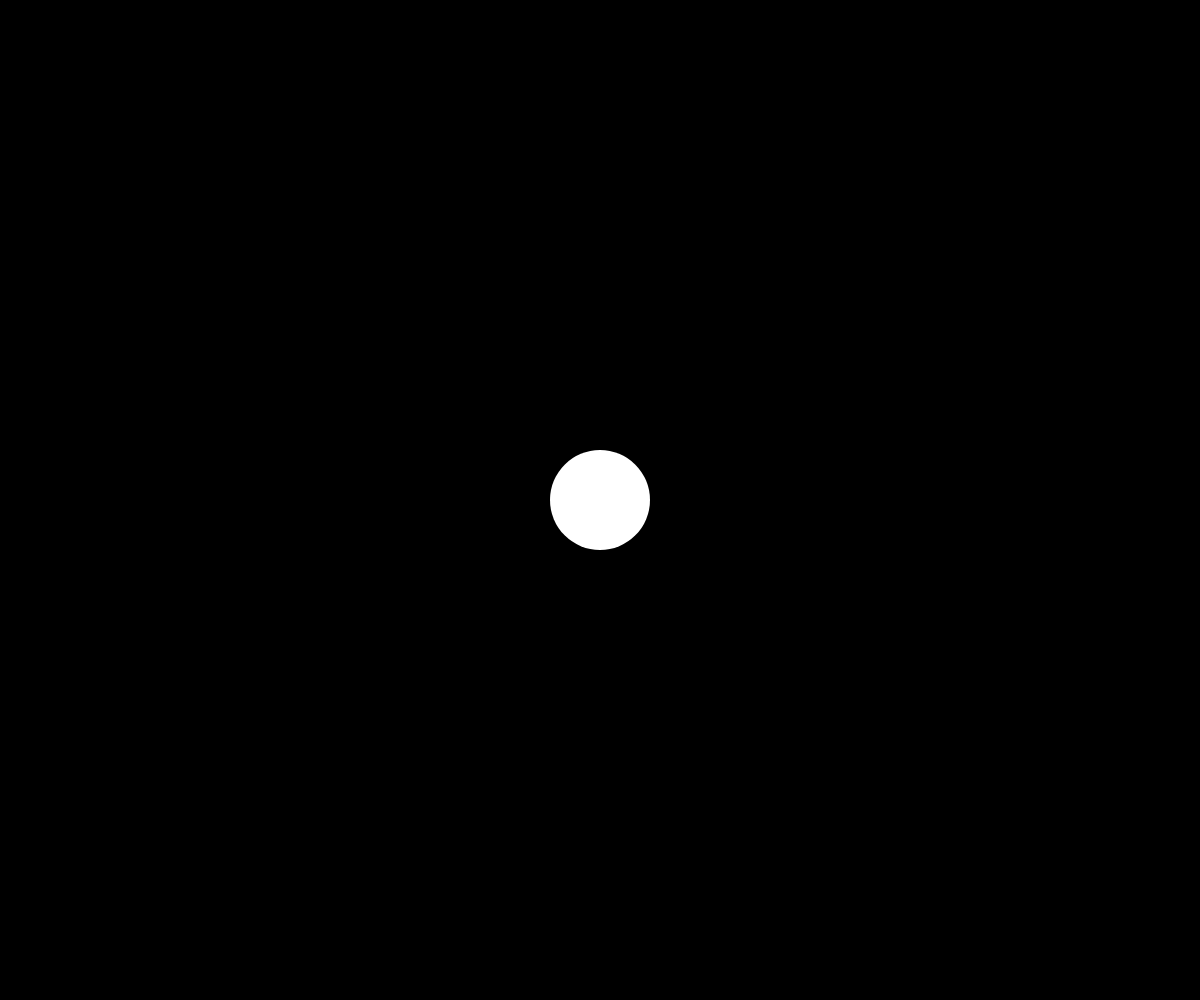
Frame 1 (no input)
Frame 60 (no input): identical to frame 1, image omitted
Frame 120 (the mouse pressed at the canvas centre since frame 60): blank canvas, image omitted

The p5.js sketch that drew this single still picture (run headless with seeded random() and noise() and a simulated clock; from frame 60 on, the mouse is pressed at the canvas centre):

// p5.js sketch
// ── sketch.js
let bgcolor = 0;

function setup() {
  createCanvas(windowWidth, windowHeight);
}

function draw() {
  background(bgcolor);
  fill(255);
  noStroke();
  ellipse(width / 2, height / 2, 100, 100);

  let d = dist(width / 2, height / 2, mouseX, mouseY);

  if (d < 50 && mouseIsPressed) {
    bgcolor = 255;
  } else {
    bgcolor = 0;
  }
}
